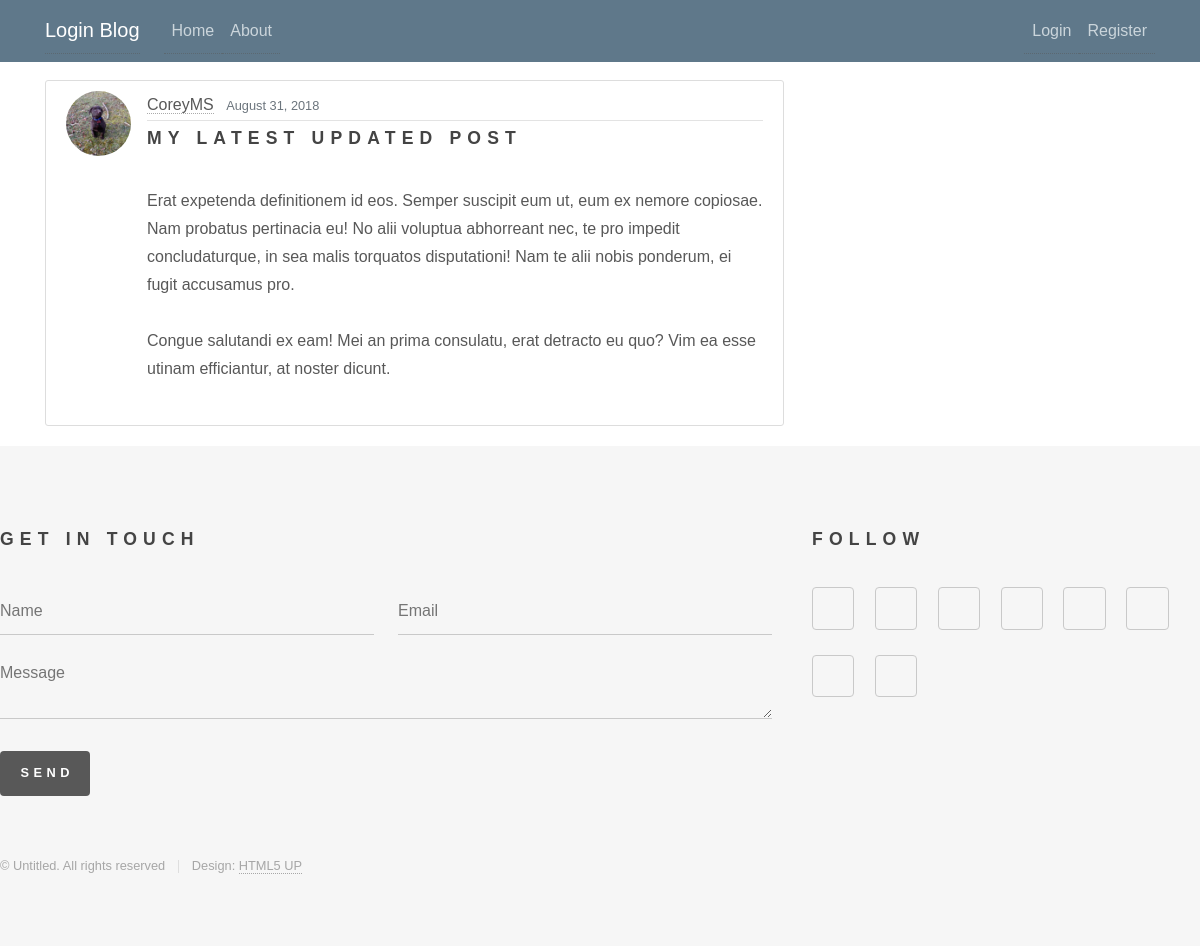
The page /post/30/ on the database its author committed.
### blog/models.py (models this page shows, shortened)
class Post(models.Model):
    title = models.CharField(max_length=100)
    content = models.TextField()
    date_posted = models.DateTimeField(default=timezone.now)
    author = models.ForeignKey(User, on_delete=models.CASCADE)

### users/models.py (models this page shows, shortened)
class Profile(models.Model):
    user = models.OneToOneField(User, on_delete=models.CASCADE)
    image = models.ImageField(default='default.jpg', upload_to='profile_pics')

### blog/views.py (the view)
# urls.py: path('post/<int:pk>/', PostDetailView.as_view(), name='post-detail'),
class PostDetailView(DetailView):
    model = Post

### blog/templates/blog/post_detail.html (shortened to what this page needs)
{% extends "blog/base.html" %}
{% block content %}
  <article class="media content-section">
    <img class="rounded-circle article-img" src="{{ object.author.profile.image.url }}">
    <div class="media-body">
      <div class="article-metadata">
        <a class="mr-2" href="{% url 'user-posts' object.author.username %}">{{ object.author }}</a>
        <small class="text-muted">{{ object.date_posted|date:"F d, Y" }}</small>
      </div>
      <h2 class="article-title">{{ object.title }}</h2>
      <p class="article-content">{{ object.content }}</p>
    </div>
  </article>
{% endblock content %}

### rows shown on the page
Post: author.profile.image (picture), author "CoreyMS", date_posted "August 31, 2018", title "MY LATEST UPDATED POST", content "Erat expetenda definitionem id eos. Semper suscipit eum ut, eum ex nemore copiosae. Nam probatus pertinacia eu! No alii voluptua abhorreant nec, te pro impedit concludaturque, in sea malis torquatos disputationi! Nam te alii nobis ponderum, ei fugit accusamus pro. Congue salutandi ex eam! Mei an prima consulatu, erat detracto eu quo? Vim ea esse utinam efficiantur, at noster dicunt."
